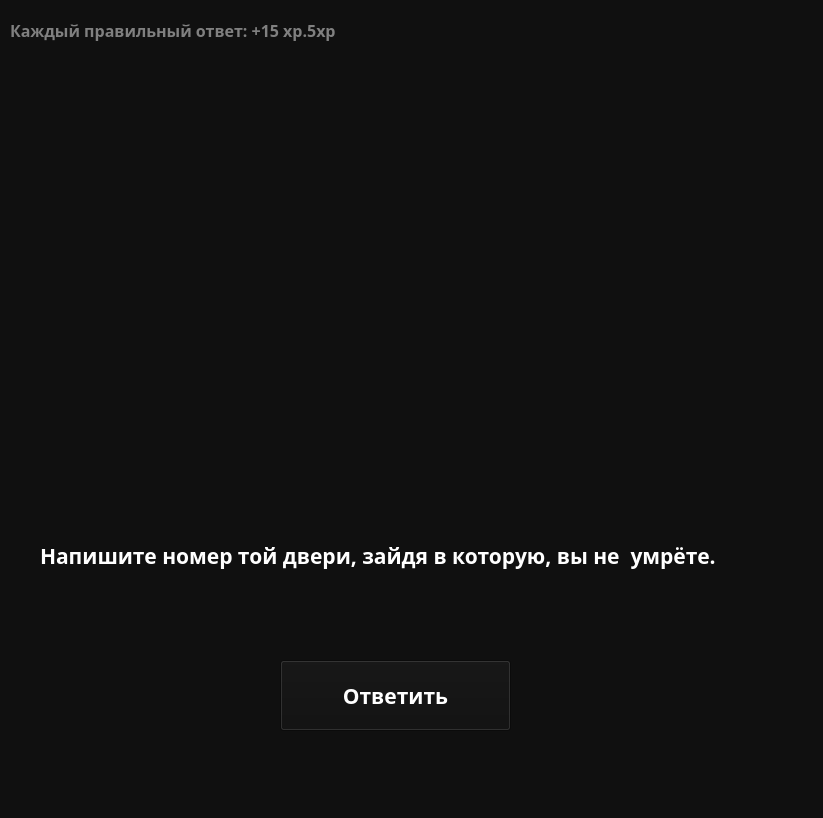
<?xml version="1.0" encoding="UTF-8"?>
<ui version="4.0">
 <class>MainWindow</class>
 <widget class="QMainWindow" name="MainWindow">
  <property name="geometry">
   <rect>
    <x>0</x>
    <y>0</y>
    <width>823</width>
    <height>818</height>
   </rect>
  </property>
  <property name="windowTitle">
   <string>MainWindow</string>
  </property>
  <property name="styleSheet">
   <string notr="true">QWidget {
	color: white;
	background-color: #101010;
	font-family: Rubik;
	font-size: 16pt;
	font-weight: 600;
}</string>
  </property>
  <widget class="QWidget" name="centralwidget">
   <widget class="QLabel" name="label_2">
    <property name="geometry">
     <rect>
      <x>10</x>
      <y>10</y>
      <width>781</width>
      <height>41</height>
     </rect>
    </property>
    <property name="styleSheet">
     <string notr="true">QWidget {
	color: grey;
	background-color: #101010;
	font-family: Rubik;
	font-size: 12pt;
	font-weight: 600;
}</string>
    </property>
    <property name="text">
     <string>Каждый правильный ответ: +15 xp.5xp</string>
    </property>
   </widget>
   <widget class="QPushButton" name="answer_fulls">
    <property name="geometry">
     <rect>
      <x>280</x>
      <y>660</y>
      <width>231</width>
      <height>71</height>
     </rect>
    </property>
    <property name="text">
     <string>Ответить</string>
    </property>
   </widget>
   <widget class="QLabel" name="doors">
    <property name="geometry">
     <rect>
      <x>40</x>
      <y>100</y>
      <width>751</width>
      <height>401</height>
     </rect>
    </property>
    <property name="text">
     <string/>
    </property>
   </widget>
   <widget class="QLabel" name="label">
    <property name="geometry">
     <rect>
      <x>40</x>
      <y>540</y>
      <width>751</width>
      <height>31</height>
     </rect>
    </property>
    <property name="text">
     <string>Напишите номер той двери, зайдя в которую, вы не  умрёте.</string>
    </property>
   </widget>
  </widget>
  <widget class="QMenuBar" name="menubar">
   <property name="geometry">
    <rect>
     <x>0</x>
     <y>0</y>
     <width>823</width>
     <height>31</height>
    </rect>
   </property>
  </widget>
  <widget class="QStatusBar" name="statusbar"/>
 </widget>
 <resources/>
 <connections/>
</ui>
